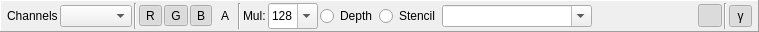
  <widget class="QFrame" name="channelsToolbar">
   <property name="geometry">
    <rect>
     <x>3</x>
     <y>3</y>
     <width>746</width>
     <height>32</height>
    </rect>
   </property>
   <property name="sizePolicy">
    <sizepolicy hsizetype="Minimum" vsizetype="Fixed">
     <horstretch>0</horstretch>
     <verstretch>0</verstretch>
    </sizepolicy>
   </property>
   <property name="minimumSize">
    <size>
     <width>0</width>
     <height>32</height>
    </size>
   </property>
   <property name="frameShape">
    <enum>QFrame::Panel</enum>
   </property>
   <property name="frameShadow">
    <enum>QFrame::Raised</enum>
   </property>
   <layout class="QHBoxLayout" name="horizontalLayout_5">
    <property name="spacing">
     <number>2</number>
    </property>
    <property name="leftMargin">
     <number>6</number>
    </property>
    <property name="topMargin">
     <number>2</number>
    </property>
    <property name="rightMargin">
     <number>6</number>
    </property>
    <property name="bottomMargin">
     <number>2</number>
    </property>
    <item>
     <widget class="QLabel" name="channelLabel">
      <property name="text">
       <string>Channels</string>
      </property>
     </widget>
    </item>
    <item>
     <widget class="QComboBox" name="channels">
      <property name="frame">
       <bool>true</bool>
      </property>
     </widget>
    </item>
    <item>
     <widget class="Line" name="line_2">
      <property name="orientation">
       <enum>Qt::Vertical</enum>
      </property>
     </widget>
    </item>
    <item>
     <widget class="RDToolButton" name="channelRed">
      <property name="toolTip">
       <string>Show Red (Right click to toggle solo)</string>
      </property>
      <property name="text">
       <string>R</string>
      </property>
      <property name="checkable">
       <bool>true</bool>
      </property>
      <property name="checked">
       <bool>true</bool>
      </property>
      <property name="autoRaise">
       <bool>true</bool>
      </property>
     </widget>
    </item>
    <item>
     <widget class="RDToolButton" name="channelGreen">
      <property name="toolTip">
       <string>Show Green (Right click to toggle solo)</string>
      </property>
      <property name="text">
       <string>G</string>
      </property>
      <property name="checkable">
       <bool>true</bool>
      </property>
      <property name="checked">
       <bool>true</bool>
      </property>
      <property name="autoRaise">
       <bool>true</bool>
      </property>
     </widget>
    </item>
    <item>
     <widget class="RDToolButton" name="channelBlue">
      <property name="toolTip">
       <string>Show Blue (Right click to toggle solo)</string>
      </property>
      <property name="text">
       <string>B</string>
      </property>
      <property name="checkable">
       <bool>true</bool>
      </property>
      <property name="checked">
       <bool>true</bool>
      </property>
      <property name="autoRaise">
       <bool>true</bool>
      </property>
     </widget>
    </item>
    <item>
     <widget class="RDToolButton" name="channelAlpha">
      <property name="toolTip">
       <string>Show Alpha (Right click to toggle solo)</string>
      </property>
      <property name="text">
       <string>A</string>
      </property>
      <property name="checkable">
       <bool>true</bool>
      </property>
      <property name="autoRaise">
       <bool>true</bool>
      </property>
     </widget>
    </item>
    <item>
     <widget class="Line" name="mulSep">
      <property name="orientation">
       <enum>Qt::Vertical</enum>
      </property>
     </widget>
    </item>
    <item>
     <widget class="QLabel" name="mulLabel">
      <property name="text">
       <string>Mul:</string>
      </property>
     </widget>
    </item>
    <item>
     <widget class="QComboBox" name="hdrMul">
      <property name="sizePolicy">
       <sizepolicy hsizetype="Preferred" vsizetype="Preferred">
        <horstretch>0</horstretch>
        <verstretch>0</verstretch>
       </sizepolicy>
      </property>
      <property name="minimumSize">
       <size>
        <width>50</width>
        <height>0</height>
       </size>
      </property>
      <property name="editable">
       <bool>true</bool>
      </property>
      <property name="currentText">
       <string>128</string>
      </property>
      <property name="insertPolicy">
       <enum>QComboBox::NoInsert</enum>
      </property>
     </widget>
    </item>
    <item>
     <widget class="QRadioButton" name="depthDisplay">
      <property name="text">
       <string>Depth</string>
      </property>
     </widget>
    </item>
    <item>
     <widget class="QRadioButton" name="stencilDisplay">
      <property name="text">
       <string>Stencil</string>
      </property>
     </widget>
    </item>
    <item>
     <widget class="QComboBox" name="customShader">
      <property name="sizePolicy">
       <sizepolicy hsizetype="Preferred" vsizetype="Fixed">
        <horstretch>0</horstretch>
        <verstretch>0</verstretch>
       </sizepolicy>
      </property>
      <property name="minimumSize">
       <size>
        <width>150</width>
        <height>0</height>
       </size>
      </property>
      <property name="editable">
       <bool>true</bool>
      </property>
      <property name="insertPolicy">
       <enum>QComboBox::NoInsert</enum>
      </property>
     </widget>
    </item>
    <item>
     <widget class="QToolButton" name="customCreate">
      <property name="toolTip">
       <string>Create New Custom Shader</string>
      </property>
      <property name="text">
       <string/>
      </property>
      <property name="icon">
       <iconset resource="../Resources/resources.qrc">
        <normaloff>:/add.png</normaloff>:/add.png</iconset>
      </property>
      <property name="autoRaise">
       <bool>true</bool>
      </property>
     </widget>
    </item>
    <item>
     <widget class="QToolButton" name="customEdit">
      <property name="toolTip">
       <string>Edit Selected Shader</string>
      </property>
      <property name="text">
       <string/>
      </property>
      <property name="icon">
       <iconset resource="../Resources/resources.qrc">
        <normaloff>:/page_white_edit.png</normaloff>:/page_white_edit.png</iconset>
      </property>
      <property name="autoRaise">
       <bool>true</bool>
      </property>
     </widget>
    </item>
    <item>
     <widget class="QToolButton" name="customDelete">
      <property name="toolTip">
       <string>Delete Custom Shader</string>
      </property>
      <property name="text">
       <string/>
      </property>
      <property name="icon">
       <iconset resource="../Resources/resources.qrc">
        <normaloff>:/del.png</normaloff>:/del.png</iconset>
      </property>
      <property name="autoRaise">
       <bool>true</bool>
      </property>
     </widget>
    </item>
    <item>
     <widget class="QToolButton" name="backcolorPick">
      <property name="toolTip">
       <string>Alpha: Pick Solid Background Color</string>
      </property>
      <property name="text">
       <string/>
      </property>
      <property name="icon">
       <iconset resource="../Resources/resources.qrc">
        <normaloff>:/color_wheel.png</normaloff>:/color_wheel.png</iconset>
      </property>
      <property name="checkable">
       <bool>true</bool>
      </property>
      <property name="autoRaise">
       <bool>true</bool>
      </property>
     </widget>
    </item>
    <item>
     <widget class="QToolButton" name="checkerBack">
      <property name="toolTip">
       <string>Alpha: Show Checkerboard Background</string>
      </property>
      <property name="text">
       <string/>
      </property>
      <property name="icon">
       <iconset resource="../Resources/resources.qrc">
        <normaloff>:/checkerboard.png</normaloff>:/checkerboard.png</iconset>
      </property>
      <property name="checkable">
       <bool>true</bool>
      </property>
      <property name="checked">
       <bool>true</bool>
      </property>
      <property name="autoRaise">
       <bool>true</bool>
      </property>
     </widget>
    </item>
    <item>
     <widget class="Line" name="gammaSep">
      <property name="orientation">
       <enum>Qt::Vertical</enum>
      </property>
     </widget>
    </item>
    <item>
     <widget class="QToolButton" name="gammaDisplay">
      <property name="minimumSize">
       <size>
        <width>23</width>
        <height>22</height>
       </size>
      </property>
      <property name="toolTip">
       <string>Override display of linear data in gamma space

See FAQ on &quot;Gamma display of linear data&quot;</string>
      </property>
      <property name="text">
       <string>γ</string>
      </property>
      <property name="checkable">
       <bool>true</bool>
      </property>
      <property name="checked">
       <bool>true</bool>
      </property>
      <property name="autoRaise">
       <bool>true</bool>
      </property>
     </widget>
    </item>
   </layout>
  </widget>
